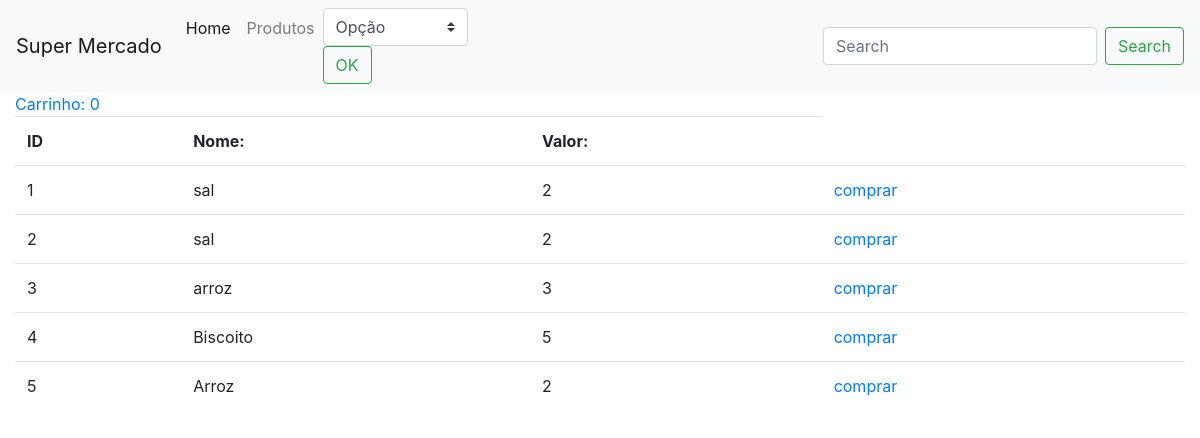
Page /market/list/ on the committed database.
### market/models.py (models this page shows)
class Product (models.Model):
    name = models.CharField(max_length=50)
    value= models.CharField(max_length=11)

### market/views.py (the view)
# urls.py: path('list/',views.product_list),
def product_list (request):
    if (request.method == 'POST'):
        pes = request.POST.get('pes')
        if (pes == "cres"):
            products=Product.objects.order_by('name')
            return render(request, 'list.html/', {'products':products})
        elif (pes == "decres"):
            products=Product.objects.order_by('-name')
            return render(request, 'list.html/', {'products':products})
        elif(pes == "maior"):
            products=Product.objects.order_by('-value')
            return render(request, 'list.html/', {'products':products})
        elif(pes == "menor"):
            products=Product.objects.order_by('value')
            return render(request, 'list.html/', {'products':products})
    else:
        products = Product.objects.all()
        return render(request, 'list.html/', {'products':products})

### market/templates/list.html
 {% extends 'base.html' %}
 {% block conteudo %}
<table class="table">
    <tr>
        <th>ID</th>
        <th>Nome:</th>
        <th>Valor: </th>
    </tr>
{% for product in products %}
    <tr>
        <td>{{product.id}}</td>
        <td>{{product.name}}</td>
        <td>{{product.value}}</td>
     <td><a href="/market/{{product.id}}/"> comprar </a></td>
    </tr>
    {% endfor %}
  <a type="submit" href='/market/show'> Carrinho: {{request.session.li | length}}</a>
  </table>
{% endblock %}

### rows in the picture
Product: id "1", name "sal", value "2"
Product: id "2", name "sal", value "2"
Product: id "3", name "arroz", value "3"
Product: id "4", name "Biscoito", value "5"
Product: id "5", name "Arroz", value "2"

### other values in the picture
{{ request.session.li | length }} "0"
